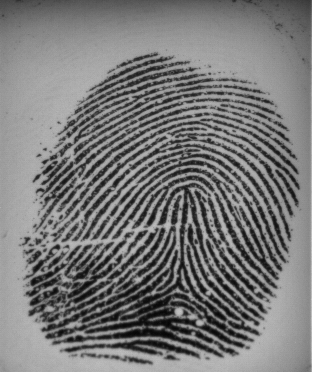
#> input picture MINI PROJECT/Forensic analysis of a image detection/dataset/criminal/10_1.png, 312 x 372 px; its folder holds only this picture in this run
$ python train.py
#> lines starting #> are read from the running program, lines starting #| are printed output that depends on the picture
import numpy as np
import os
import cv2
from sklearn.model_selection import train_test_split
from sklearn import svm
from sklearn.metrics import accuracy_score
from sklearn.preprocessing import MinMaxScaler
from sklearn.svm import LinearSVC

label = ['criminal','non-criminal']

X = []
Y = []

for i in range(len(label)):
    for root, dirs, directory in os.walk('dataset/'+label[i]):
        for j in range(len(directory)):
            img = cv2.imread('dataset/'+label[i]+"/"+directory[j])
#> img is the input picture: shape (372, 312, 3); min 4, max 200, mean 120.2
            img = cv2.resize(img,(128,128))
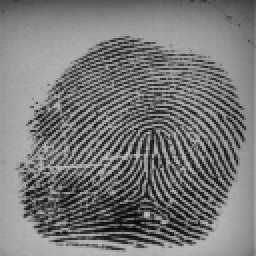
#> img: shape (128, 128, 3) (shown 2 times larger); min 7, max 189, mean 120
            img = cv2.cvtColor(img, cv2.COLOR_BGR2RGB)
            pixel_vals = img.reshape((-1,3))
            pixel_vals = np.float32(pixel_vals)
            criteria = (cv2.TERM_CRITERIA_EPS + cv2.TERM_CRITERIA_MAX_ITER, 100, 0.85)
            retval, labels, centers = cv2.kmeans(pixel_vals, 6, None, criteria, 10, cv2.KMEANS_RANDOM_CENTERS)
#> retval = 2797440.9; labels = 16384 values, max 5 at index 452, min 0 at index 0, mean 2.8; centers = [[61.93, 61.93, 61.93], [93.25, 93.25, 93.25], [33.83, 33.83, 33.83], [167.1, 167.1, 167.1], [147.5, 147.5, 147.5], [122.8, 122.8, 122.8]]
            centers = np.uint8(centers)
#> centers = [[61, 61, 61], [93, 93, 93], [33, 33, 33], [167, 167, 167], [147, 147, 147], [122, 122, 122]]
            segmented_data = centers[labels.flatten()]
            X.append(segmented_data.ravel())
            Y.append(i)
            print('dataset/'+label[i]+"/"+directory[j]+" "+str(X[j].shape))
#| dataset/criminal/10_1.png (49152,)
#> pass 2 of the loop `for i in range(len(label)):`:
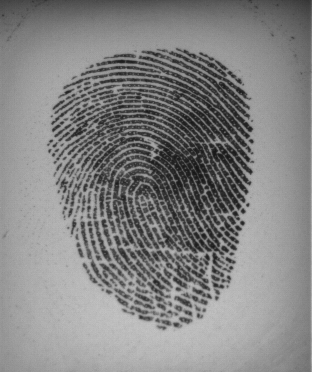
#> input picture MINI PROJECT/Forensic analysis of a image detection/dataset/non-criminal/1_1.png, 312 x 372 px
#> img is the input picture: shape (372, 312, 3); min 21, max 198, mean 131.8
#> `img = cv2.resize(img,(128,128))`:
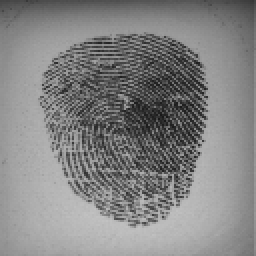
#> img: shape (128, 128, 3) (shown 2 times larger); min 25, max 194, mean 131.6
#> `retval, labels, centers = cv2.kmeans(pixel_vals, 6, None, criteria, 10..`: retval = 2534218.8; labels = 16384 values, max 5 at index 13, min 0 at index 0, mean 2.46; centers = [[78.43, 78.43, 78.43], [132.4, 132.4, 132.4], [175.6, 175.6, 175.6], [105.3, 105.3, 105.3], [154.4, 154.4, 154.4], [50.66, 50.66, 50.66]]
#> `centers = np.uint8(centers)`: centers = [[78, 78, 78], [132, 132, 132], [175, 175, 175], [105, 105, 105], [154, 154, 154], [50, 50, 50]]
#| dataset/non-criminal/1_1.png (49152,)

np.save("model/features.txt",X)
np.save("model/labels.txt",Y)

X = np.load("model/features.txt.npy")
Y = np.load("model/labels.txt.npy")
print(Y)


indices = np.arange(X.shape[0])
np.random.shuffle(indices)
X = X[indices]
Y = Y[indices]
'''
first = X.shape[0]
second = X.shape[1] * X.shape[2]
X.resize((first,second))
'''
print(X.shape)
print(Y.shape)

#scaler = MinMaxScaler()
#X = scaler.fit_transform(X)
